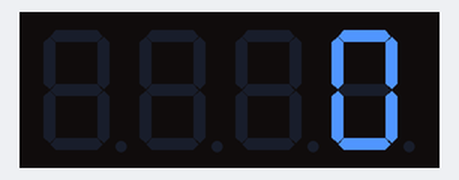
Recording of a sketch running on a simulated Arduino Uno, built with avr-gcc and run on an emulated ATmega328P. Parts: 4-digit seven-segment display.

Above: at 0.1 s.
At 1.1 s:
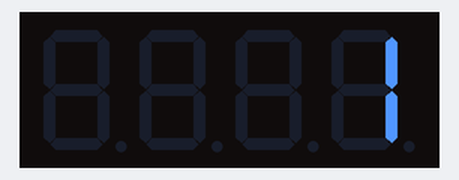
At 2.1 s:
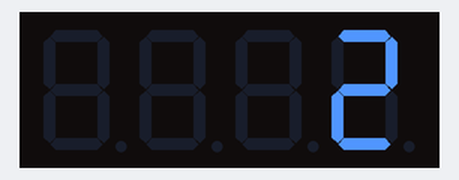
At 3.1 s:
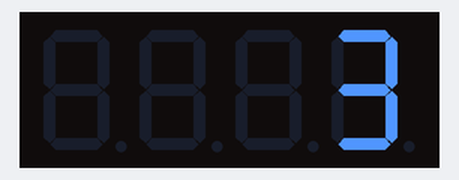
At 5.2 s:
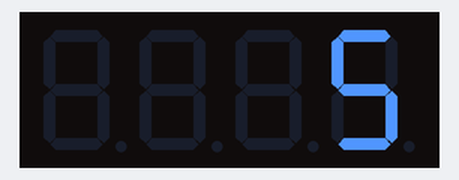
At 10.3 s:
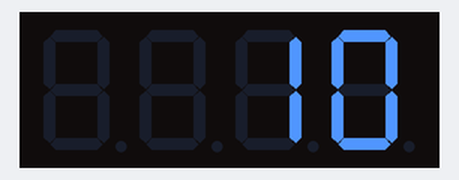

Measured:
- by itself, everything shown: repeats every 11.2 s, in 11 steps
- what the display in image 1 shows lasts 1.1 s, from 1.0 s to 2.1 s

The sketch:

2emoji_Alt_random_.ino
```cpp
#include <TM1637Display.h>

#define CLK 3
#define DIO 2

TM1637Display display(CLK, DIO);

int seconds = 0;

void setup() {
  display.setBrightness(5);
}

void loop() {
  display.showNumberDec(seconds);

  delay(1000);
  seconds++;

  if (seconds > 10) {
    seconds = 0;
  }
}
```
